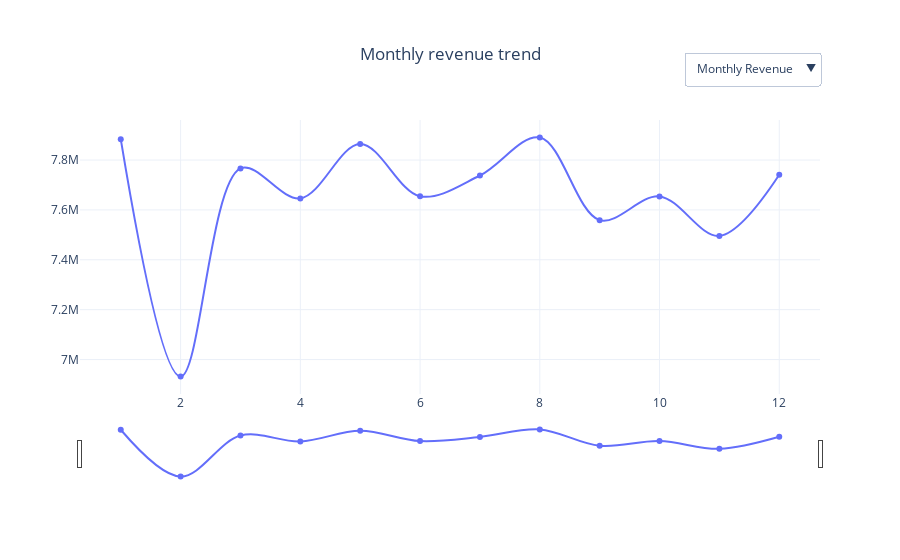

This figure's notebook cell:
### Markdown cell above
##### Yearly and Monthly Revenue Trend

### Code cell
# Prepare data
df_monthly = df.groupby('month')['total_amount'].sum().reset_index()
df_yearly = df.groupby('year')['total_amount'].sum().reset_index()

# Create figure
fig = go.Figure()

# ======================
# Monthly Trace
# ======================
fig.add_trace(
    go.Scatter(
        x=df_monthly['month'],
        y=df_monthly['total_amount'],
        mode='lines+markers',
        name='Monthly Revenue',
        visible=True,
        line=dict(shape='spline')
    )
)

# ======================
# Yearly Trace
# ======================
fig.add_trace(
    go.Scatter(
        x=df_yearly['year'],
        y=df_yearly['total_amount'],
        mode='lines+markers',
        name='Yearly Revenue',
        visible=False,
        line=dict(shape='spline')
    )
)

# ======================
# COVID Vertical Lines
# ======================
fig.update_layout(
    shapes=[
        # COVID Start
        dict(
            type="line",
            x0=2020, x1=2020,
            y0=0, y1=1,
            xref="x",
            yref="paper",
            line=dict(dash="dash", width=2),
            visible=False
        ),
        # Post-COVID Recovery
        dict(
            type="line",
            x0=2022, x1=2022,
            y0=0, y1=1,
            xref="x",
            yref="paper",
            line=dict(dash="dash", width=2),
            visible=False
        )
    ]
)

# ======================
# Dropdown Menu
# ======================
fig.update_layout(
    updatemenus=[
        dict(
            buttons=[
                dict(
                    label="Monthly Revenue",
                    method="update",
                    args=[
                        {"visible": [True, False]},  # Show monthly trace
                        {
                            "title": "Monthly Revenue Trend",
                            "shapes[0].visible": False,
                            "shapes[1].visible": False
                        }
                    ],
                ),
                dict(
                    label="Yearly Revenue",
                    method="update",
                    args=[
                        {"visible": [False, True]},  # Show yearly trace
                        {
                            "title": "Yearly Revenue Trend (COVID Impact Highlighted)",
                            "shapes[0].visible": True,
                            "shapes[1].visible": True
                        }
                    ],
                ),
            ],
            direction="down",
            showactive=True,
            x=1,
            xanchor="right",
            y=1.25,
            yanchor="top"
        )
    ]
)

# ======================
# Layout Styling
# ======================
fig.update_layout(
    title="Monthly revenue trend",
    title_x=0.5,
    template="plotly_white",
    margin=dict(t=120)
)

fig.update_xaxes(rangeslider_visible=True)

fig.show()

# Save to HTML
fig.write_html(
    "../visuals/yearly_And_monthly_Revenue_Trend.html",
    full_html=True,
    include_plotlyjs="cdn"
)

### Figure 1 — Plotly figure (JSON) as saved in the notebook; plotly's stock layout.template omitted (floating-point values rounded to 4 significant figures)
{"data": [{"line": {"shape": "spline"}, "mode": "lines+markers", "name": "Monthly Revenue", "type": "scatter", "visible": true, "x": [1, 2, 3, 4, 5, 6, 7, 8, 9, 10, 11, 12], "y": [7884000.0, 6932000.0, 7767000.0, 7646000.0, 7864000.0, 7655000.0, 7738000.0, 7891000.0, 7559000.0, 7654000.0, 7496000.0, 7741000.0]}, {"line": {"shape": "spline"}, "mode": "lines+markers", "name": "Yearly Revenue", "type": "scatter", "visible": false, "x": [2020, 2021, 2022, 2023, 2024], "y": [18530000.0, 18250000.0, 18370000.0, 18510000.0, 18170000.0]}], "layout": {"margin": {"t": 120}, "shapes": [{"line": {"dash": "dash", "width": 2}, "type": "line", "visible": false, "x0": 2020, "x1": 2020, "xref": "x", "y0": 0, "y1": 1, "yref": "paper"}, {"line": {"dash": "dash", "width": 2}, "type": "line", "visible": false, "x0": 2022, "x1": 2022, "xref": "x", "y0": 0, "y1": 1, "yref": "paper"}], "title": {"text": "Monthly revenue trend", "x": 0.5}, "updatemenus": [{"buttons": [{"args": [{"visible": [true, false]}, {"shapes[0].visible": false, "shapes[1].visible": false, "title": "Monthly Revenue Trend"}], "label": "Monthly Revenue", "method": "update"}, {"args": [{"visible": [false, true]}, {"shapes[0].visible": true, "shapes[1].visible": true, "title": "Yearly Revenue Trend (COVID Impact Highlighted)"}], "label": "Yearly Revenue", "method": "update"}], "direction": "down", "showactive": true, "x": 1, "xanchor": "right", "y": 1.25, "yanchor": "top"}], "xaxis": {"rangeslider": {"visible": true}}}}
